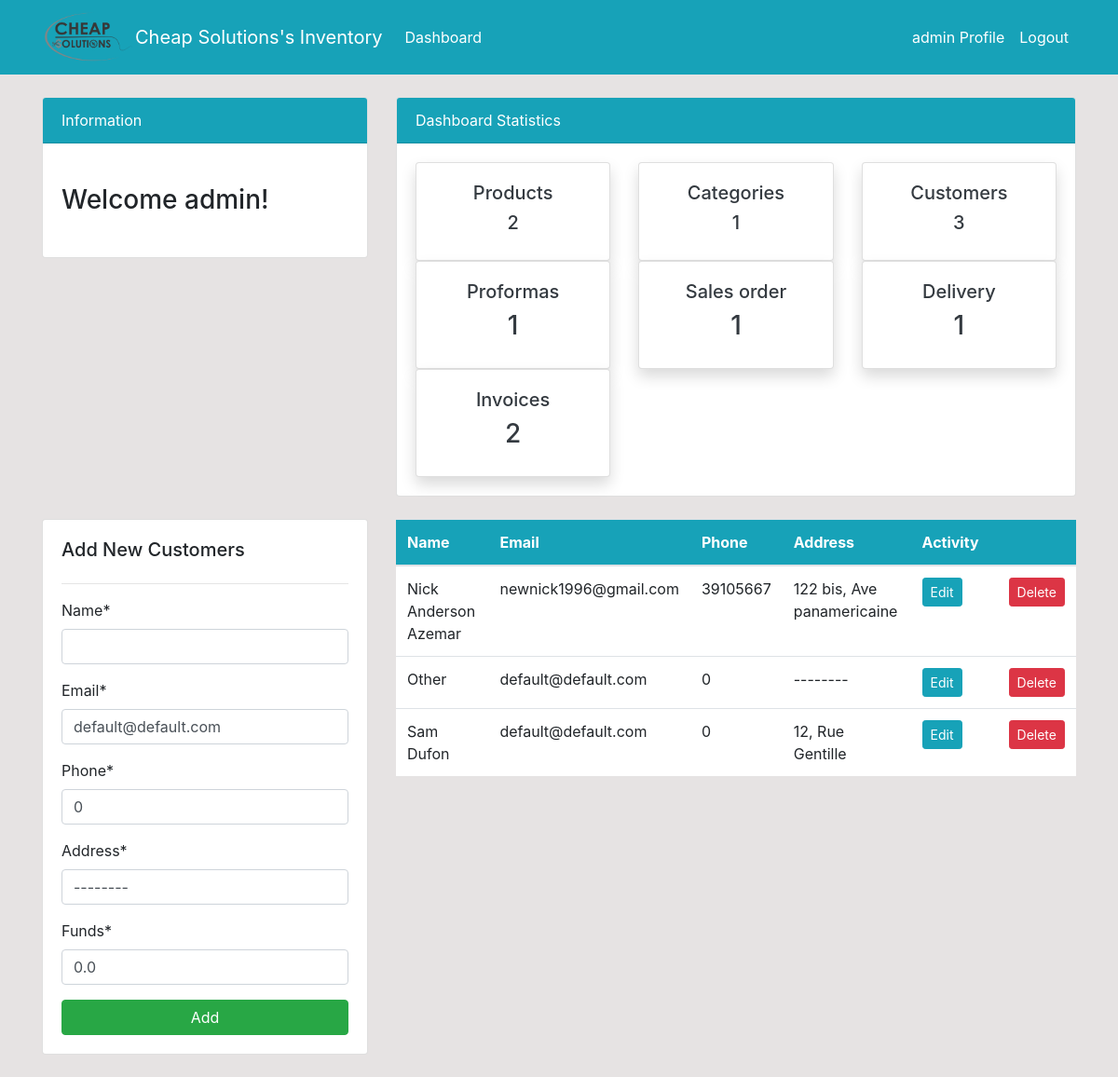
The page /customers/ (signed in) on the database its author committed.
### dashboard/models.py (models this page shows, shortened)
class Customer(models.Model):
    name = models.CharField(max_length=500, unique=True, null =True)
    email = models.EmailField(max_length=254, null=True, default = 'default@default.com')
    phone = models.PositiveIntegerField(null=True, default = 0)
    address = models.CharField(max_length=500, default ='--------', null =True)
    Funds = models.FloatField(null=True, default = 0.0)

### dashboard/decorators.py (the view)
        def wrapper(request, *args, **kwargs):
            group = None
            if request.user.groups.exists():
                group = request.user.groups.all()[0].name
            if group in allowed_roles:
                return view_func(request, *args, **kwargs)
            else:
                return HttpResponse('You are not authorized to view this page')

### dashboard/forms.py
class CustomerForm(forms.ModelForm):
    class Meta:
        model = Customer
        fields = '__all__'

### templates/dashboard/customers.html (shortened to what this page needs)
{% extends 'partials/base.html' %}
{% load crispy_forms_tags %}
{% block content %}
{% include 'partials/topside.html' %}
<div class="row my-4">
    <div class="col-md-4">
        <div class="card card-body">
            <h5>Add New Customers</h5>
            <hr>
            <form method="POST">
                {{ form|crispy }}
                <input class="btn btn-success btn-block" type="submit" value="Add">
            </form>
        </div>
    </div>
    <div class="col-md-8">
        <table class="table bg-white">
            <thead class="bg-info text-white">
                <tr>
                    <th scope="col">Name</th>
                    <th scope="col">Email</th>
                    <th scope="col">Phone</th>
                    <th scope ="col">Address</th>
                    <th scope="col">Activity</th>
                    <th scope="col"></th>
                </tr>
            </thead>
            <tbody>
                {% for customer in customer %}
                <tr>
                    <td>{{ customer.name }}</td>
                    <td>{{ customer.email }}</td>
                    <td>{{ customer.phone }}</td>
                    <td>{{ customer.address }}</td>
                    <td>
                        <a class="btn btn-info btn-sm mr-2"
                            href="{% url 'dashboard-customers-edit' customer.id %}">Edit</a>
                    </td>
                    <td>
                         <a class="btn btn-danger btn-sm ml-2"
                            href="{% url 'dashboard-customers-delete' customer.id %}">Delete</a>
                    </td>
                </tr>
                {% endfor %}
            </tbody>
        </table>
    </div>
</div>
{% endblock %}

### templates/partials/nav.html (shortened to what this page needs)
{% load static %}
<nav class="navbar navbar-expand-lg navbar-info bg-info">
    <div class="container">
        <img class="img2" src="{% static '/img/Cheap solution logo.png' %}" alt="Cheap Solutions" style="width: 100%; max-width: 100px" />
        <a class="navbar-brand text-white" href="{% url 'dashboard-index' %}">Cheap Solutions's Inventory</a>
        {% if user.is_authenticated %}
        <div class="collapse navbar-collapse" id="navbarSupportedContent">
            <ul class="navbar-nav mr-auto">
                <li class="nav-item active">
                    <a class="nav-link text-white" href="{% url 'dashboard-index' %}">Dashboard </a>
                </li>
            </ul>
            <ul class="navbar-nav ml-auto">
                <li class="nav-item active">
                    <a class="nav-link text-white" href="{% url 'user-profile' %}">{{ user.username }} Profile
                        <span class="sr-only">(current)</span></a>
                </li>
                <li class="nav-item">
                    <a class="nav-link text-white" href="{% url 'user-logout' %}">Logout</a>
                </li>
            </ul>
            {% endif %}
        </div>
    </div>
</nav>

### templates/partials/topside.html
<div class="row">
    <div class="col-md-4 mt-4">
        <div class="card">
            <div class="card-header bg-info text-white">
                Information
            </div>
            <div class="card-body">
                <marquee behavior="" direction="">
                    <h3 class="my-4">Welcome {{ user.username }}!</h3>
                </marquee>
            </div>
        </div>
    </div>
    <div class="col-md-8 mt-4">
        <div class="card">
            <div class="card-header bg-info text-white">
                Dashboard Statistics
            </div>
            <div class="card-body">
                <div class="row">
                    <div class="col-md-4">
                        <a class="text-decoration-none text-dark" href="{% url 'dashboard-products' %}">
                            <div class="card my-card shadow">
                                <div class="card-body text-center">
                                    <h5>Products </h5>
                                    <h5>{{ product_count }}</h5>
                                </div>
                            </div>
                        </a>
                    </div>
                    <div class="col-md-4">
                        <a class="text-decoration-none text-dark" href="{% url 'dashboard-products-category' %}">
                            <div class="card my-card shadow">
                                <div class="card-body text-center">
                                    <h5>Categories </h5>
                                    <h5>{{ category_count }}</h5>
                                </div>
                            </div>
                        </a>
                    </div>
                     <div class="col-md-4">
                        <a class="text-decoration-none text-dark" href="{% url 'dashboard-customers' %}">
                            <div class="card my-card shadow">
                                <div class="card-body text-center">
                                    <h5>Customers</h5>
                                    <h5>{{customer_count}}</h5>
                                </div>
                            </div>
                        </a>
                    </div>
                    <div class="col-md-4">
                        <a class="text-decoration-none text-dark" href="{% url 'dashboard-proformas' %}">
                            <div class="card my-card shadow">
                                <div class="card-body text-center">
                                    <h5>Proformas </h5>
                                    <h3>{{ proforma_count }}</h3>
                                </div>
                            </div>
                        </a>
                    </div>
                    <div class="col-md-4">
                        <a class="text-decoration-none text-dark" href="{% url 'dashboard-invoices-salesorder' %}">
                            <div class="card my-card shadow">
                                <div class="card-body text-center">
                                    <h5>Sales order</h5>
                                    <h3>{{ salesorder }}</h3>
                                </div>
                            </div>
                        </a>
                    </div>
                    <div class="col-md-4">
                        <a class="text-decoration-none text-dark" href="{% url 'dashboard-invoices-delivery' %}">
                            <div class="card my-card shadow">
                                <div class="card-body text-center">
                                    <h5>Delivery</h5>
                                  <h3>{{ delivery }}</h3>
                                </div>
                            </div>
                        </a>
                    </div>
                    <div class="col-md-4">
                        <a class="text-decoration-none text-dark" href="{% url 'dashboard-invoices' %}">
                            <div class="card my-card shadow">
                                <div class="card-body text-center">
                                    <h5>Invoices </h5>
                                    <h3>{{ invoice_count }}</h3>
                                </div>
                            </div>
                        </a>
                    </div>
                </div>
            </div>
        </div>
    </div>
</div>

### static/style.css (style rules this page uses)
body { background: rgb(230, 227, 227); }

### templates/partials/nav.html (style rules this page uses)
.img2 { -webkit-filter: grayscale(100%); filter: grayscale(100%); }

### rows shown on the page
Customer: name "Nick Anderson Azemar", email "newnick1996@gmail.com", phone "39105667", address "122 bis, Ave panamericaine"
Customer: name "Other", email "default@default.com", phone "0", address "--------"
Customer: name "Sam Dufon", email "default@default.com", phone "0", address "12, Rue Gentille"

### other values the page prints
{{ user.username }} "admin"
{{ product_count }} "2"
{{ category_count }} "1"
{{ customer_count }} "3"
{{ proforma_count }} "1"
{{ salesorder }} "1"
{{ delivery }} "1"
{{ invoice_count }} "2"
